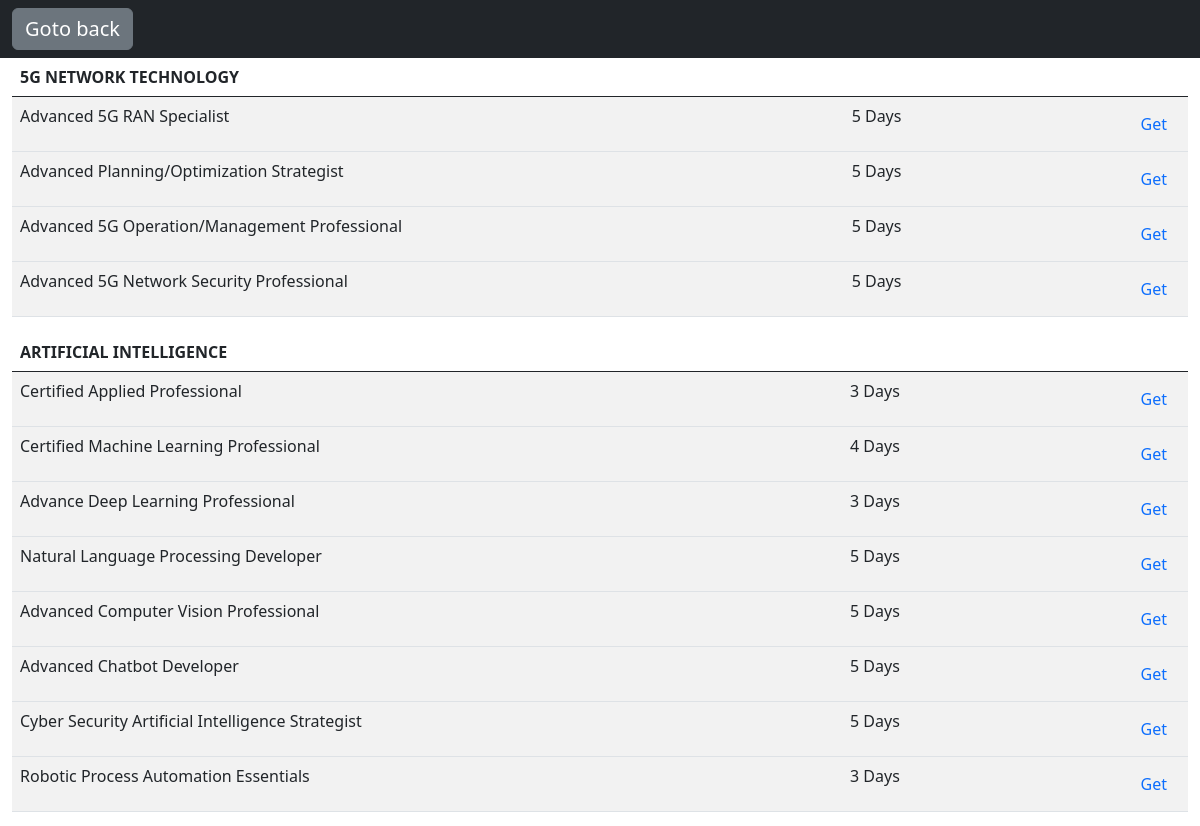
Page /course/ (signed in, upper part) on the earlier database version.
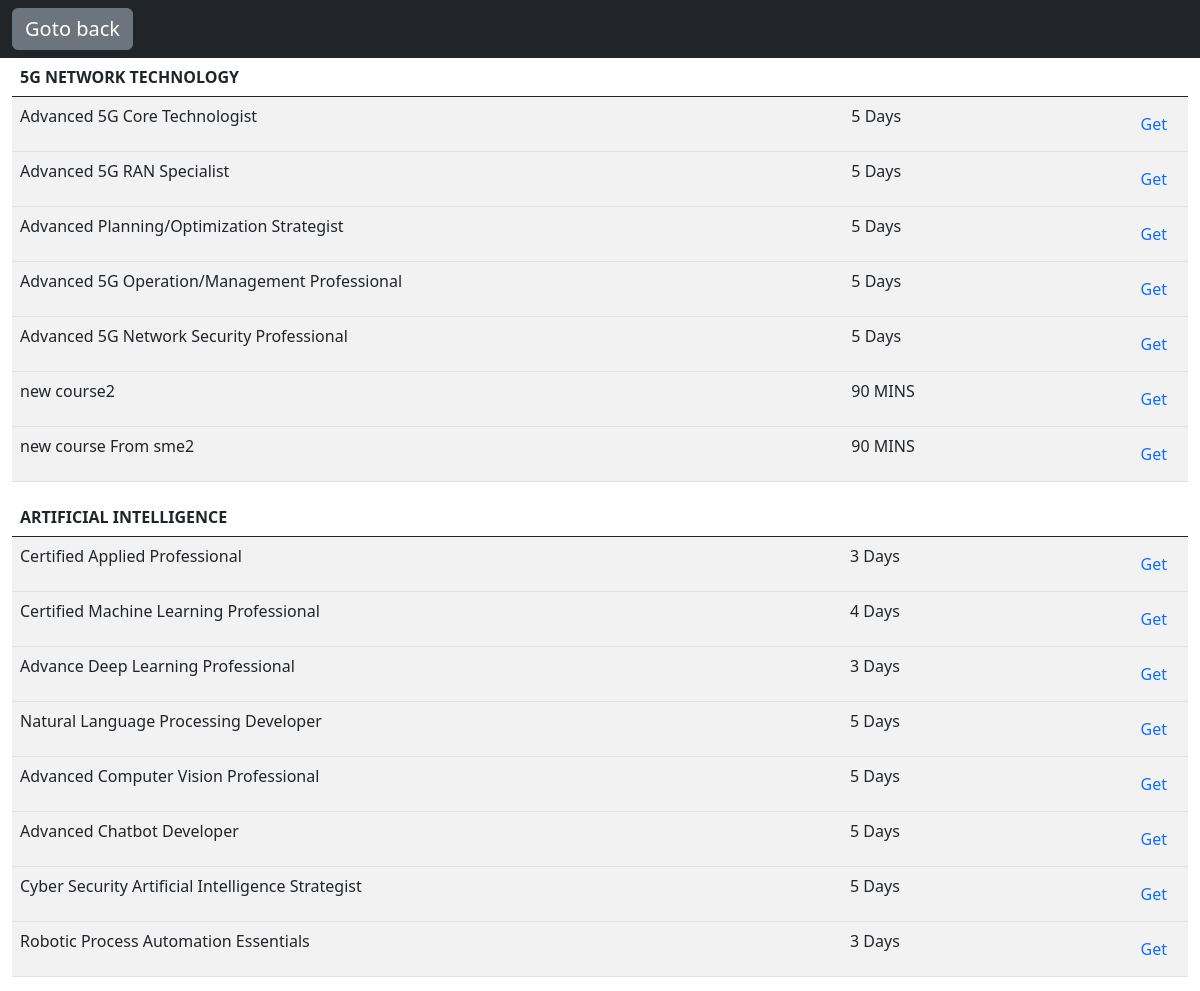
Same page on the later database version.
### course/models.py (models this page shows, shortened)
class Category(models.Model):
    name = models.CharField(max_length=255)
    class Meta:
        ordering = ('name',)
        verbose_name_plural = 'Categories'

class Course(models.Model):
    category = models.ForeignKey(Category, related_name='courses',on_delete=models.CASCADE)
    course = models.CharField(max_length=255)
    duration = models.CharField(max_length=255)
    price = models.DecimalField(max_digits=12, decimal_places=2)
    isArchived = models.BooleanField(default=False)

### account/views.py (the view)
# urls.py: path('course/', views.course, name='course'),
@login_required(login_url='account:login')
def course(request):
    courses = Course.objects.filter(isArchived=True)
    categories = Category.objects.all()
    return render(request, 'account/course.html', {
        'categories' : categories,
        'courses' : courses,
    })

### account/models.py (called while the page is built)
    def __str__(self):
        return self.email

### account/templates/account/course.html
{% extends 'account/base.html' %}
{% block content %}
<nav class="navbar navbar-expand-lg navbar-light bg-dark sticky-top">
    <div class="container-fluid">
        <a class="navbar-brand text-white btn btn-secondary" href="/home">Goto back</a>
    </div>
</nav>
<div class="container-fluid">
    {% for category in categories %}
    <table class="table table-striped">
        <thead>
            <tr class="border-bottom-0">
                <th scope="col" colspan="1">{{category.name}}</th>
                <th scope="col" colspan="1"></th>
                <th scope="col" colspan="1"></th>
            </tr>
        </thead>
        {% for course in category.courses.all %}
        {% if not course.isArchived %}
        <tbody>
            <tr>
                <td style="width: 900px;">{{course.course}}</td>
                <td style="width:300px">{{course.duration}}</td>
                <td><a href="{% url 'course:register_batch' course.id %}" class="btn text-primary">Get</a></td>
            </tr>
        </tbody>
        {%endif%}
        {% endfor %}
    </table>
    {% endfor %}
</div>
{% endblock %}

Differences in the rows shown:
changed Category "5G NETWORK TECHNOLOGY": gains Course (course "Advanced 5G Core Technologist", duration "5 Days")
added Course: course "new course2", duration "90 MINS", shown under Category "5G NETWORK TECHNOLOGY"
added Course: course "new course From sme2", duration "90 MINS", shown under Category "5G NETWORK TECHNOLOGY"
